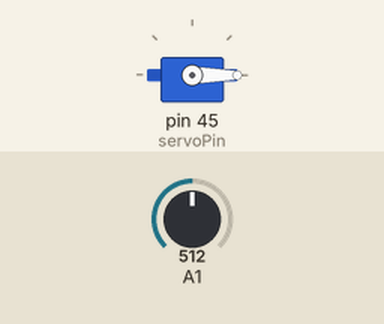
A sketch run on a simulated Arduino Mega 2560, built with avr-gcc and run on an emulated ATmega2560. Shown: servo. The test bench sets the inputs (shaded band); at power-on: A1 = 512. What the sketch prints to the serial monitor is not drawn.

Above: at 0.05 s.
At 0.25 s:
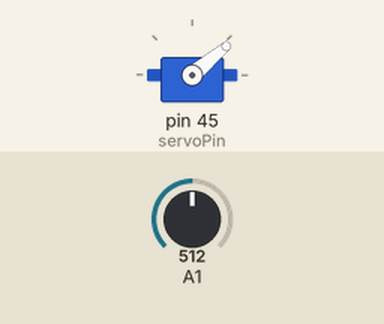
At 0.5 s:
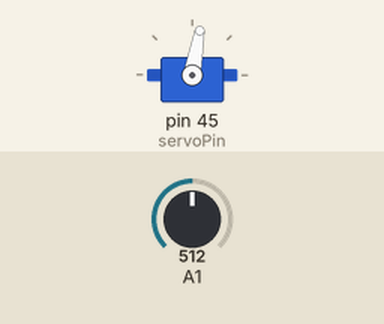
At 1.0 s:
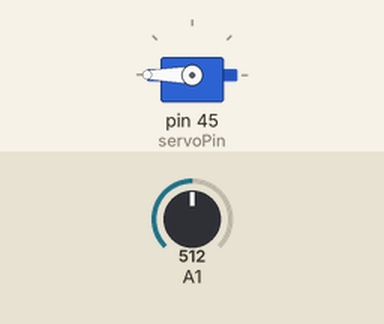
Timing chart, 0 to 4.6 s (numbered marks = the images above):
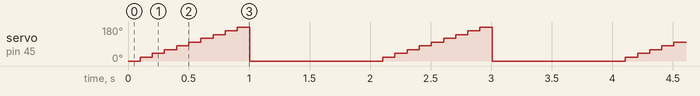

The sketch:

lightfollow1.ino
```cpp
#include <Servo.h>

Servo servo;
int servoPin = 45;

void setup()
{
  servo.attach(servoPin);
  Serial.begin(9600);
}

void loop()
{
  int minValue = 5000; // bigger than any sensor reading
  int minPosition = 0;

  // Sweep through all angles
  for (int angle=0; angle <= 180; angle=angle+20)
  {
    servo.write(angle);
    delay(100);
    int lightValue = analogRead(A1);
    Serial.print(lightValue);
    Serial.print(" ");
    if (lightValue < minValue) {
      minValue = lightValue;
      minPosition = angle;
    }
  }

  // Display the best
  Serial.print("Min light reading is ");
  Serial.print(minValue);
  Serial.print(" at position ");
  Serial.println(minPosition);
  servo.write(minPosition);
  delay(1000);


}
```

Measured:
- by itself, servo on pin 45 (servoPin): repeats every 2.0 s: 40° 0.10 s, 60° 0.10 s, 80° 0.10 s, 100° 0.10 s, 120° 0.10 s, 140° 0.10 s, 160° 0.10 s, 180° 0.10 s, 0° 1.1 s, 20° 0.10 s
